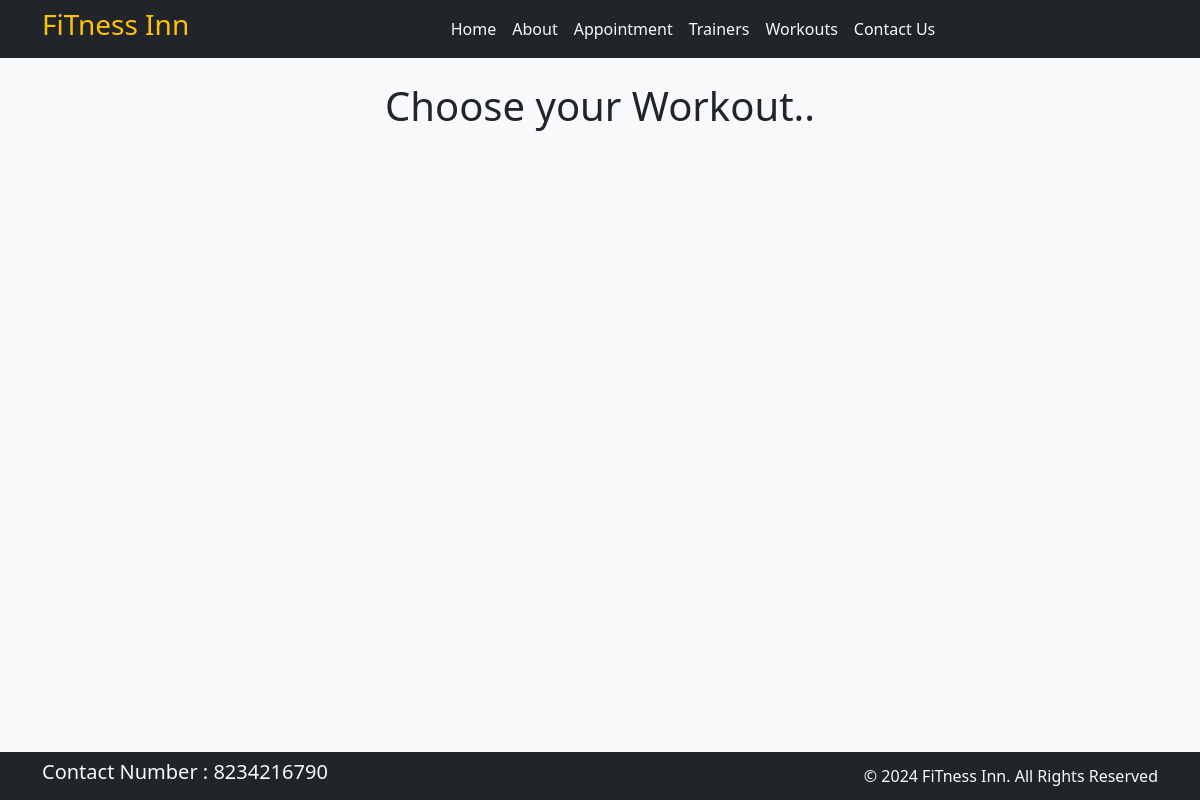
/workouts/, run on an earlier commit of the app's database.
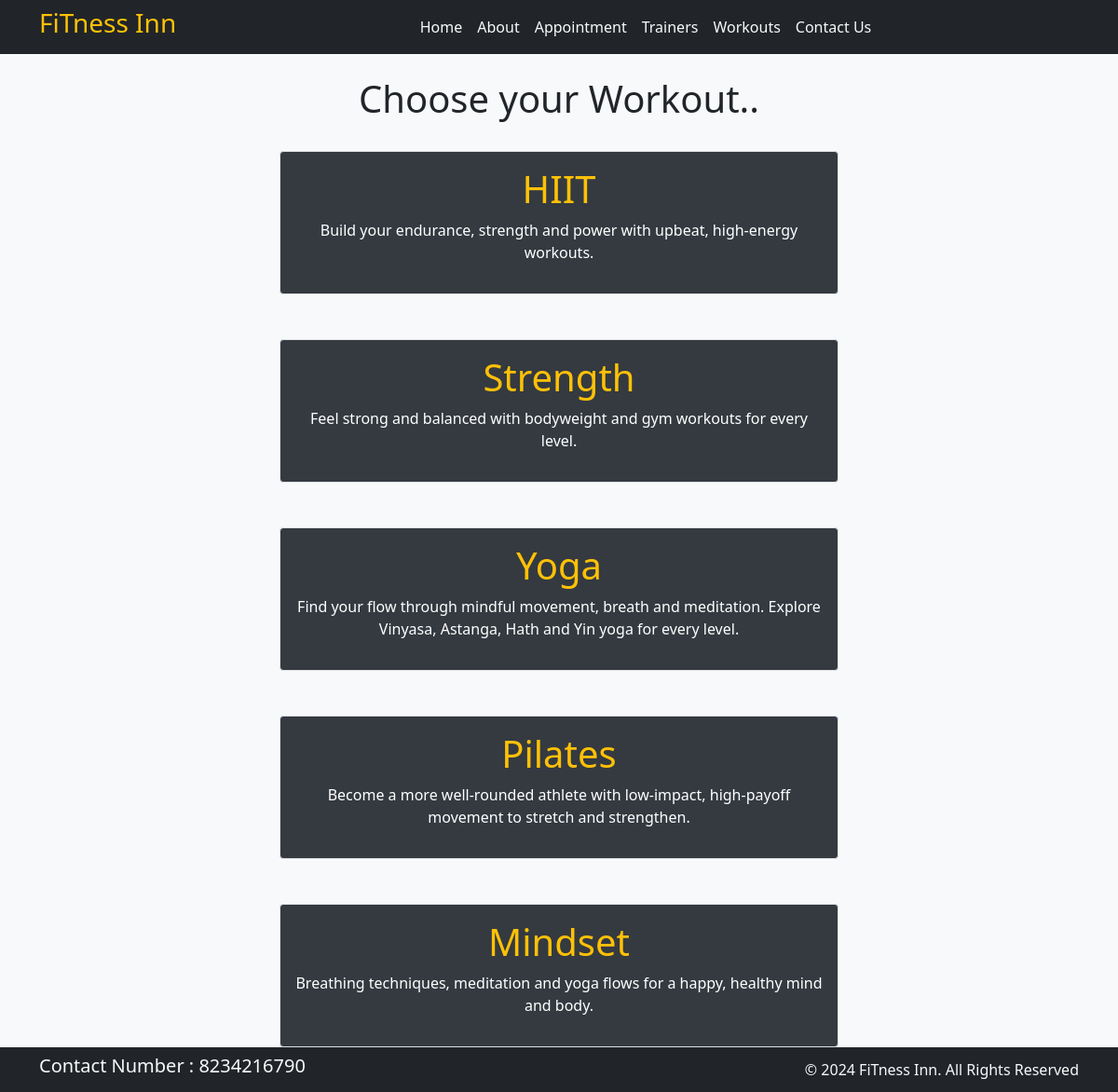
And on a later commit of the database.
### main/models.py (models this page shows, shortened)
class Workout(models.Model):
    workout_name = models.CharField(max_length=100)
    workout_description = models.TextField()

### main/views.py (the view)
# urls.py: path('workouts/', views.workouts, name='workouts'),
def workouts(request):
    dict_workouts = {
        'workouts': Workout.objects.all()
    }
    return render(request, 'workouts.html', dict_workouts)

### templates/workouts.html (shortened to what this page needs)
{% extends 'base.html' %}
{% block content %}
<h1 class="text-center p-4">Choose your Workout..</h1>
{% for w in workouts %}
<div
  class="mx-auto w-50 text-center  p-3 mb-5 border rounded"
  style="background-color: #343a40"
>
  <h1 class="text-warning">{{w.workout_name}}</h1>
  <p class="text-white" >{{w.workout_description}}</p>
</div>
{% endfor %}
{% endblock %}

What changed in the data, as far as the page shows it:
added Workout: workout_name "HIIT", workout_description "Build your endurance, strength and power with upbeat, high-energy workouts."
added Workout: workout_name "Strength", workout_description "Feel strong and balanced with bodyweight and gym workouts for every level."
added Workout: workout_name "Yoga", workout_description "Find your flow through mindful movement, breath and meditation. Explore Vinyasa, Astanga, Hath and Yin yoga for every level."
added Workout: workout_name "Pilates", workout_description "Become a more well-rounded athlete with low-impact, high-payoff movement to stretch and strengthen."
added Workout: workout_name "Mindset", workout_description "Breathing techniques, meditation and yoga flows for a happy, healthy mind and body."
